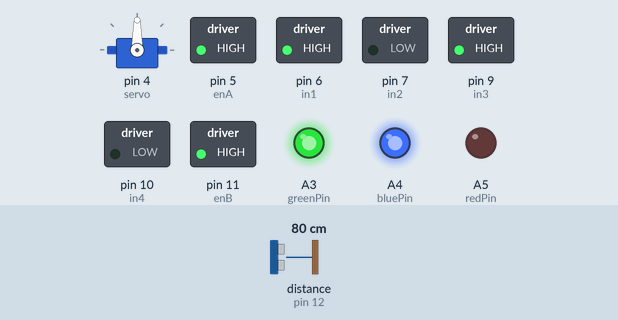
A sketch run on a simulated Arduino Uno, built with avr-gcc and run on an emulated ATmega328P. Parts: servo, switched loads named in the sketch (green lamp = pin HIGH), output pins drawn as LEDs (lit = HIGH). Wiring (inferred from the names in the program): ultrasonic range finder: trigger pin 13; echo pin 12. Dashed ring = blinking. Inputs (shaded band) come from the test bench; at power-on: distance to the obstacle (sensor on pin 12) 80 cm. The echo pulse lasts 58.3 µs per cm; pins used as bus, display or sensor lines are not drawn.

Above: at 1.2 s.
1.3 s: distance to the obstacle (sensor on pin 12) set to 29 cm
2.8 s: distance to the obstacle (sensor on pin 12) set to 26 cm
At 3.55 s:
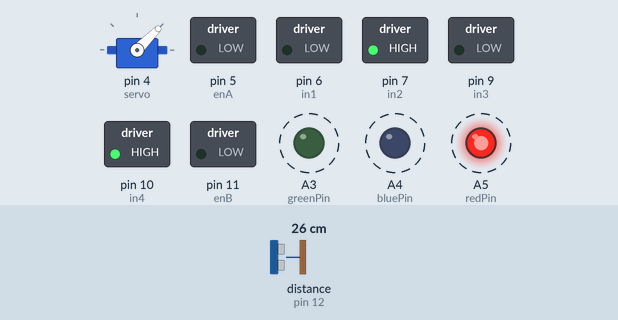
At 4.64 s:
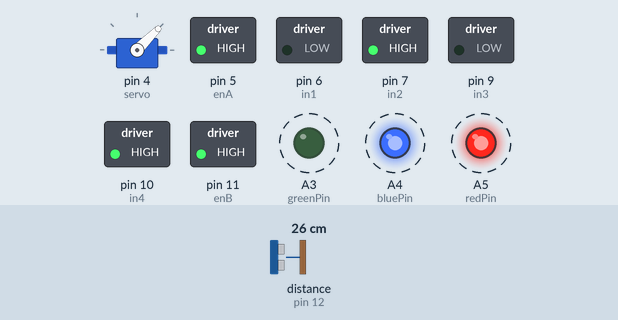
Timing chart, 0 to 11.8 s (numbered marks = the images above; inputs shaded):
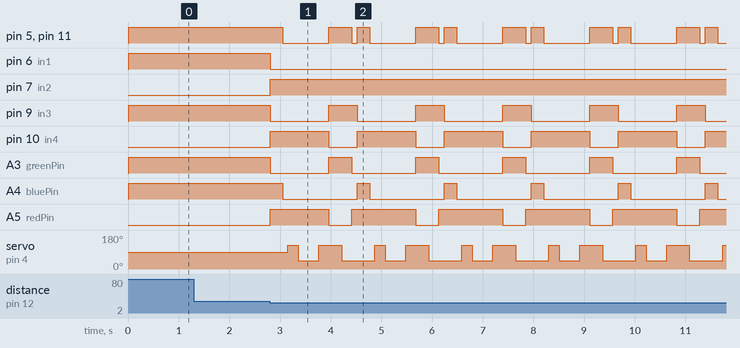

Measured:
- the behaviour switches between 27 and 26 cm on distance to the obstacle (sensor on pin 12) (found by bisection; images 0 and 1)
- after the input at 1.3 s, every drawn part: stays the same
- after the input at 2.8 s, pin 5 (enA): HIGH → LOW after 0.25 s, then repeats every 1.7 s: HIGH 0.45 s, LOW 0.11 s, HIGH 0.25 s, LOW 0.91 s; pin 6 (in1): HIGH → LOW at once

The sketch:

Obstacle_AvoidingCar.ino
```cpp
#include <Servo.h>

Servo servo;  // cream un obiect , putem crea maxim 12 obiecte Servo
//MOTOR A
int enA = 5;
int in1 = 6;
int in2 = 7;

//MOTOR B
int enB = 11;
int in3 = 9;
int in4 = 10;

int curent = 0;

//Senzor Ultrasonic
const int trigPin = 13;
const int echoPin = 12;
int distance;

//Led Pins
int redPin = A5;
int bluePin = A4;
int greenPin = A3;

void setup() {
  pinMode(trigPin, OUTPUT);
  pinMode(echoPin, INPUT);
  pinMode(enA, OUTPUT);
  pinMode(enB, OUTPUT);
  pinMode(in1, OUTPUT);
  pinMode(in2, OUTPUT);
  pinMode(in3, OUTPUT);
  pinMode(in4, OUTPUT);
  pinMode(redPin, OUTPUT);
  pinMode(bluePin, OUTPUT);
  pinMode(greenPin, OUTPUT);
  digitalWrite(trigPin, LOW);
  servo.attach(4);
}

void loop() {
  int nr=0;
  while(masura()<=25 && nr==0){
      nr=0;
      moveBackward();
      delay(250);
      moveStop();
      delay(100);
      int L=lookLeft();
      int R=lookRight();
        if(lookRight() > lookLeft()){
              turnRight();
              delay(250);
               L=lookLeft();
              if(L<25){
                turnRight();
              delay(150);
              }
              moveStop();
              delay(100);
              nr=1;

      }else{
              turnLeft();
              delay(250);
              int R=lookRight();
              if(R<25){
              turnLeft();
              delay(150);
              }
              moveStop();
              delay(100);
              nr=1;
            }
      }


  if(masura()>25){
    moveForward();
    servo.write(90);
  }

}


void moveStop(){
  digitalWrite(enA, LOW);
  digitalWrite(enB, LOW);

  analogWrite(bluePin, 0);
  analogWrite(redPin, 255);
  analogWrite(greenPin, 0);

}

void moveBackward(){
  digitalWrite(in2, HIGH);
  digitalWrite(in1, LOW);
  digitalWrite(enA, HIGH);

  digitalWrite(in4, HIGH);
  digitalWrite(in3, LOW);
  digitalWrite(enB, HIGH);

  analogWrite(bluePin, 255);
  analogWrite(redPin, 255);
  analogWrite(greenPin, 0);
}

void moveForward(){
  digitalWrite(in1, HIGH);
  digitalWrite(in2, LOW);
  digitalWrite(enA, HIGH);

  digitalWrite(in3, HIGH);
  digitalWrite(in4, LOW);
  digitalWrite(enB, HIGH);

  analogWrite(bluePin, 255);
  analogWrite(redPin, 0);
  analogWrite(greenPin, 255);
}

void turnLeft(){
  digitalWrite(in3, HIGH);
  digitalWrite(in4, LOW);
  digitalWrite(enB, HIGH);
  digitalWrite(in1, LOW);
  digitalWrite(in2, HIGH);
  digitalWrite(enA, HIGH);


  analogWrite(bluePin, 0);
  analogWrite(redPin, 0);
  analogWrite(greenPin, 255);
}

void turnRight(){
    digitalWrite(in1, HIGH);
    digitalWrite(in2, LOW);
    digitalWrite(enA, HIGH);
    digitalWrite(in3, LOW);
    digitalWrite(in4, HIGH);
    digitalWrite(enB, HIGH);

    analogWrite(bluePin, 255);
    analogWrite(redPin, 0);
    analogWrite(greenPin, 0);
}

int masura(){
  digitalWrite(trigPin, HIGH);
  delayMicroseconds(10);
  digitalWrite(trigPin, LOW);

  int duration = pulseIn(echoPin, HIGH);// pulseIn(pin, value) sau pulseIn(pin, value, timestamp) timestamp=microsecunde
  int distance = duration*0.034/2;
  if(distance<0){distance=0;}
  return distance;
}

int lookRight()
{
    servo.write(45);
    delay(200);
    return masura();
}

int lookLeft()
{
    servo.write(125);
    delay(200);
    return masura();
}
```
